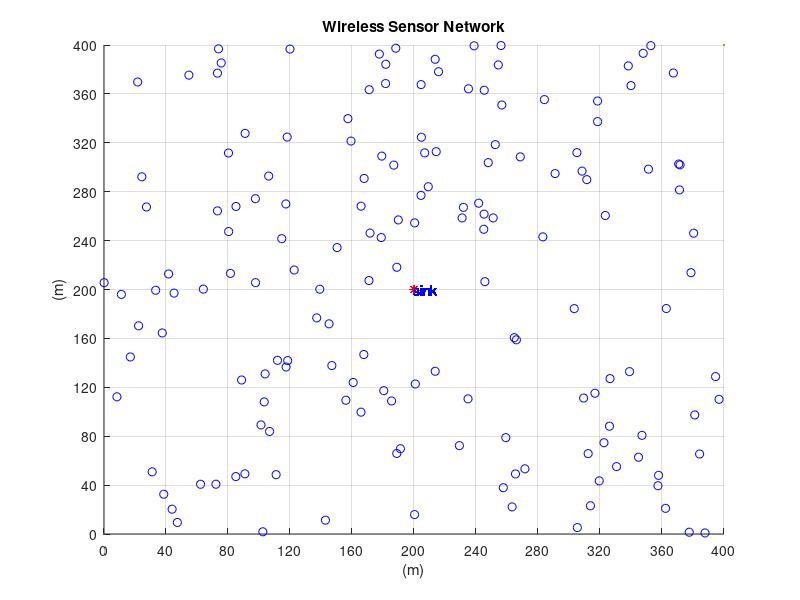

MATLAB code to generate this figure:
close all;
clear;
clc;
diary random_deployment.txt
%%%%%%%%%%%%%%%%%%%% Network Establishment Parameters %%%%%%%%%%%%%%%%%%%%
% Field Dimensions in meters %
%Reading network parameters from the config text file
fid = fopen('config.txt');
C = textscan(fid, '%[^= ]%*[= ]%f', 'CommentStyle', '%');
fclose(fid);
xm = C{2}(strcmp(C{1}, 'xm')); %length of the network field in x-axis
ym = C{2}(strcmp(C{1}, 'ym')); %length of the network field in y-axis
r = C{2}(strcmp(C{1}, 'r')); %transmission radius of sensor nodes
nd = C{2}(strcmp(C{1}, 'nd')); % node density of network region
packets = C{2}(strcmp(C{1}, 'packets')); %number of packets to be transmitted by the source node
%Parameter settings%
x=0;
y=0; % added for better display results of the plot
% threshold distance  %
d0=87;
%number of nodes%
n=xm*xm*nd;
% Coordinates of the Sink (location is predetermined in this simulation) %
sinkx=xm/2;
sinky=ym/2;

%%% Energy Values %%%
% Initial Energy of a Node (in Joules) % 
Eo=0.5; % units in Joules
% Energy required to run circuity (both for transmitter and receiver) %
Eelec=50*10^(-9); % units in Joules/bit
Efs=10*10^(-12);
% Transmit Amplifier Types %
Eamp=0.0013*10^(-12); % units in Joules/bit/m^2 (amount of energy spent by the amplifier to transmit the bits)
%average energy consumption
aec=0;
% Size of data package %
b=1024; % units in bits
% Suggested percentage of cluster head %
p=0.05; % a 5 percent of the total amount of nodes used in the network is proposed to give good results 
%%%%%%%%%%%%%%%%%%%%%%%%%%% End of Parameters %%%%%%%%%%%%%%%%%%%%%%%%%%%%
fprintf ( '\n Value for x-axis is %d', xm);
fprintf ( '\n Value for y-axis is:  %d', ym);
fprintf ( '\n The grid size is:  %d', r);
fprintf ( '\n The network density is:  %d', nd);
            %%% Creation of the Wireless Sensor Network %%%
% Plotting the WSN %
for i=1:n
    SN(i).id=i;	% sensor's ID number
    SN(i).x=rand(1,1)*xm;	% X-axis coordinates of sensor node
    SN(i).y=rand(1,1)*ym;	% Y-axis coordinates of sensor node
    SN(i).E=Eo;     % nodes energy levels (initially set to be equal to "Eo"
    SN(i).role=0;   % node acts as normal if the value is '0', if elected as a cluster head it  gets the value '1' (initially all nodes are normal)
    SN(i).cluster=0;	% the cluster which a node belongs to
    SN(i).cond=1;	% States the current condition of the node. when the node is operational its value is =1 and when dead =0
    SN(i).rop=0;	% number of rounds node was operational
    SN(i).rleft=0;  % rounds left for node to become available for Cluster Head election
    SN(i).dtch=0;	% nodes distance from the cluster head of the cluster in which he belongs
    SN(i).dts=0;    % nodes distance from the sink
    SN(i).tel=0;	% states how   many times the node was elected as a Cluster Head
    SN(i).rn=0;     % round node got elected as cluster head
    SN(i).chid=0;   % node ID of the cluster head which the "i" normal node belongs to
    SN(i).packets=60; %maximum number of packets that can be sent in the transmission
    SN(i).cttrsmn=0; %counter for transmission is for counting how many times the node is selected for transmission
    hold on;
    figure(1)
    plot(x,y,xm,ym,SN(i).x,SN(i).y,'ob',sinkx,sinky,'*r');
    text(sinkx, sinky,'sink', 'Color','b');
    title 'Wireless Sensor Network';
    xlabel '(m)';
    ylabel '(m)';
    grid on
    xd=40;
  tickvalues= min(x):xd:max(xm);
    set(gca, 'XTick',tickvalues);
    yd=40;
    tickValues2 = min(y):yd:max(ym);
    set(gca,'YTick',tickValues2); 
end
saveas(gcf,'randomdeployment.jpg');
xvector = 0:r:xm;
yvector = 0:r:ym;
k=r;
for i=1:n
    
    fprintf('\n for node=%d', i);
    point= [ SN(i).x,SN(i).y];
fprintf( '\n coordinates are= %d, %d ', SN(i).x, SN(i).y);
x_grid = find( xvector <= point(1), 1, 'last');
y_grid = find(yvector<= point(2), 1, 'last');
x_grid=(x_grid*k)-k;
y_grid=(y_grid*k);

SN(i).x_grid = [x_grid x_grid+k];
SN(i).y_grid = [y_grid y_grid-k];
 SN(i).upgrid= [x_grid  y_grid ];
 SN(i).lpgrid = [x_grid+k y_grid-k];
fprintf('Grid value:(%d, %d),(%d, %d) ', SN(i).x_grid(1), SN(i).y_grid(1),SN(i).x_grid(2), SN(i).y_grid(2));
end
nofrings= sinkx/k;
fprintf('\n No. of rings=%d', nofrings);
totalcells=0;total=0;
for i=1:nofrings
    R(i).no=i;
    upx=sinkx-(k*i);
    upy= sinky+(k*i);
    R(i).up=[upx, upy];
    lpx=sinkx+(k*i);
    lpy=sinky-(k*i);
    R(i).lp=[lpx ,lpy];
   fprintf('\n \n');
    fprintf('\n For %dth ring',R(i).no);
    fprintf('\n Upper coordinates are= %d, %d', R(i).up(1),R(i).up(2));
    fprintf('\n Lower coordinates are= %d ,%d', R(i).lp(1),R(i).lp(2));
    R(i).nocx= (lpx-upx)/k;            % no.of cells along x axis
    R(i).nocy= (upy-lpy)/k;            %no. of cells along y axis
    R(i).tcells= R(i).nocx*R(i).nocy;     %to calculate total cells within that specified upper and lower coords
   if i==1
    R(i).totalcells= R(i).tcells;  
   else 
       R(i).totalcells= R(i).tcells-R(i-1).tcells;  % to calculate total cells within that ring leaving out the cells in inner ring
   end
       
    fprintf('\n no. of cells= %d', R(i).totalcells);
t=1;
    
    %%%%%%%%%%%%%%%%%%%%%%%%%%%%%%%%%%%%%%%%%%%%%%%%%%%%%%%%%%%%
    %%%%%%%%%%%  finding cells within each ring along with their coords
    %%%%%%%%%%   C is a struct containing the cords of each cell in their
    %%%%%%%%%%   specific ring.
    fprintf(' \n The cells along with their upper and lower coordinates are: \n'); 
    
    for t=1: R(i).totalcells   %for  each cell inside the ring
        if(t==1)
            cux1=R(i).up(1);
            cuy1=R(i).up(2);
            R(i).C(t).up= [cux1 cuy1];
            clx2= R(i).up(1)+k;
            cly2= R(i).up(2)-k;
            R(i).C(t).lp=[clx2 cly2];
            R(i).C(t).cno=1;
            
        elseif (clx2< R(i).lp(1)) && (cuy1==R(i).up(2))
                 cux1=R(i).C(t-1).up(1)+k;
                cuy1=R(i).C(t-1).up(2);
                R(i).C(t).up= [cux1 cuy1];
                clx2= R(i).C(t-1).lp(1)+k;
                cly2= R(i).C(t-1).lp(2);
                 R(i).C(t).lp=[clx2 cly2];
                 R(i).C(t).cno=R(i).C(t-1).cno+1;
        elseif (cly2> R(i).lp(2)) && (clx2==R(i).lp(1))
                 cux1=R(i).C(t-1).up(1);
                cuy1=R(i).C(t-1).up(2)-k;
                R(i).C(t).up= [cux1 cuy1];
                clx2= R(i).C(t-1).lp(1);
                cly2= R(i).C(t-1).lp(2)-k;
                 R(i).C(t).lp=[clx2 cly2];
                 R(i).C(t).cno=R(i).C(t-1).cno+1;
        elseif (cux1 > R(i).up(1)) && (cly2==R(i).lp(2))
               cux1=R(i).C(t-1).up(1)-k;
                cuy1=R(i).C(t-1).up(2);
                R(i).C(t).up= [cux1 cuy1];
                clx2= R(i).C(t-1).lp(1)-k;
                cly2= R(i).C(t-1).lp(2);
                 R(i).C(t).lp=[clx2 cly2];
                 R(i).C(t).cno=R(i).C(t-1).cno+1;
         else
                 cux1=R(i).C(t-1).up(1);
                cuy1=R(i).C(t-1).up(2)+k;
                R(i).C(t).up= [cux1 cuy1];
                clx2= R(i).C(t-1).lp(1);
                cly2= R(i).C(t-1).lp(2)+k;
                 R(i).C(t).lp=[clx2 cly2];
                 R(i).C(t).cno=R(i).C(t-1).cno+1;
        end
        fprintf('  %dth:(%d, %d)  & (%d,%d),',R(i).C(t).cno, R(i).C(t).up(1),R(i).C(t).up(2),R(i).C(t).lp(1), R(i).C(t).lp(2));
          %%%%%%%%%to calculate the nodes within each cell%%%%%%%%%%%%%%% 
        nod=0;           %to count number of nodes inside each cell
        R(i).C(t).nodeloc=[];R(i).C(t).nodeid=[];
      for  s=1:n 
          if (SN(s).x>=R(i).C(t).up(1)) && (SN(s).x<=R(i).C(t).lp(1)) && (SN(s).y<=R(i).C(t).up(2)) && (SN(s).y>=R(i).C(t).lp(2))
          nod=nod+1; 
           R(i).C(t).nodeloc=[ R(i).C(t).nodeloc SN(s).x  SN(s).y]; % R is a struct and nodeloc stores the location of each node  within the ring 
            R(i).C(t).nodeid= [ R(i).C(t).nodeid SN(s).id];
       
          end
          R(i).C(t).nodes=nod;
      end
    end
    %%%%%%%%%%%%%%%%%%%%%%%%%%%%%%%%%%%%%%%%%%%%%%%%%%%%%%%%%%%%%%%%%%%
    %%%%%%%%%%%%%%%%%%%%%%%%%%%%%%%%%%%%%%%%%%%%%%%%%%%%%%%%%%%%%%%%%%%
    %%%calculating number of nodes within each ring and their location
    
    R(i).nodeloc=[];R(i).nodeid=[];
    count=0; %to calculate the no. of nodes within a ring
        for j=1:n                    %loop to find out nodes inside the ring
        if(i==1)
            if(SN(j).x>=R(i).up(1) & SN(j).x<=R(i).lp(1) & SN(j).y <=R(i).up(2) & SN(j).y>=R(i).lp(2))
            count=count+1;
             SN(j).rno=i;
            R(i).nodeloc=[R(i).nodeloc SN(j).x  SN(j).y]; % R is a struct and nodeloc stores the location of each node  within the ring 
            R(i).nodeid= [R(i).nodeid SN(j).id];  
%             fprintf('%dth:(%d, %d) , ', SN(j).id, R(count).nodeloc(1), R(count).nodeloc(2));
            end
        else
           if((SN(j).x>R(i).up(1) && SN(j).x<R(i).lp(1) & SN(j).y <R(i).up(2) & SN(j).y>R(i).lp(2)) & ~(SN(j).x>R(i-1).up(1) & SN(j).x<R(i-1).lp(1) & SN(j).y <R(i-1).up(2) & SN(j).y>R(i-1).lp(2)))
             count=count+1;
              SN(j).rno=i;
              R(i).nodeloc=[R(i).nodeloc SN(j).x  SN(j).y];
                R(i).nodeid= [R(i).nodeid SN(j).id];
%               fprintf('%dth :(%d, %d) ', SN(j).id, R(count).nodeloc(1), R(count).nodeloc(2));
           end
          
        end     
        end
    R(i).ct=count;         %calculate no. of nodes within each ring
    fprintf('\n total no. of nodes in this ring is %d  ', R(i).ct);
    total=R(i).ct+total;
    fprintf('\n the nodes in this ring with id and loc are :\n' );
    for cn=1:count
            fprintf('%dth:(%d, %d) , ', R(i).nodeid(cn), R(i).nodeloc(cn), R(i).nodeloc(cn+1));
    end
    
    %%%%%%%%%%%%%%%%%%%%%%%%%%%%%%%%%%%%%%%%%%%%%%%%%%%%%%%%%%%%%%%%%%%%%%
%%%%%%%finding neighbor nodes of each cell in each ring
%%%%%%%%%%%%%%%%%%%%%%%%%%%%%%%%%%%%%%%%%%%%%%%%%%%%%%%%%%%%%%%%%%%%
     maxn=8; 
      for j=1: R(i).totalcells
       ncno=0;
     fprintf('\n for cell %d the neighbor cells are: ', R(i).C(j).cno);
      for nn=1: maxn
              if (nn==1)
                  ncupx= R(i).C(j).up(1)-k;
                  ncupy=R(i).C(j).up(2)+k;
                 R(i).C(j).NC(nn).up=[ncupx ncupy];
                  nclpx=R(i).C(j).up(1);
                  nclpy=R(i).C(j).up(2);
                   R(i).C(j).NC(nn).lp=[nclpx  nclpy];
                    R(i).C(j).NC(nn).ncno=ncno+1;
                  
              elseif (ncupx<(R(i).C(j).up(1)+k)) && (nclpy==R(i).C(j).up(2))
                  ncupx= R(i).C(j).NC(nn-1).up(1)+k;
                  ncupy=  R(i).C(j).NC(nn-1).up(2);
                   R(i).C(j).NC(nn).up= [ncupx ncupy];
                  nclpx=  R(i).C(j).NC(nn-1).lp(1)+k;
                  nclpy= R(i).C(j).NC(nn-1).lp(2);
                   R(i).C(j).NC(nn).lp=[nclpx nclpy];
                   R(i).C(j).NC(nn).ncno= R(i).C(j).NC(nn-1).ncno+1;
                  
              elseif(nclpy > (R(i).C(j).lp(2)-k ) && (nclpx== (R(i).C(j).lp(1)+k)))
                  ncupx= R(i).C(j).NC(nn-1).up(1);
                  ncupy=  R(i).C(j).NC(nn-1).up(2)-k;
                   R(i).C(j).NC(nn).up= [ncupx ncupy];
                  nclpx= R(i). C(j).NC(nn-1).lp(1);
                  nclpy= R(i).C(j).NC(nn-1).lp(2)-k;
                   R(i).C(j).NC(nn).lp=[nclpx nclpy];
                   R(i).C(j).NC(nn).ncno=R(i).C(j).NC(nn-1).ncno+1;
                  
              elseif (ncupx>(R(i).C(j).up(1)-k))
                   ncupx=R(i). C(j).NC(nn-1).up(1)-k;
                  ncupy=  R(i).C(j).NC(nn-1).up(2);
                   R(i).C(j).NC(nn).up= [ncupx ncupy];
                  nclpx= R(i). C(j).NC(nn-1).lp(1)-k;
                  nclpy= R(i).C(j).NC(nn-1).lp(2);
                   R(i).C(j).NC(nn).lp=[nclpx nclpy];
                   R(i).C(j).NC(nn).ncno=R(i).C(j).NC(nn-1).ncno+1;
                  
              else
                  ncupx= R(i).C(j).NC(nn-1).up(1);
                  ncupy=  R(i).C(j).NC(nn-1).up(2)+k;
                   R(i).C(j).NC(nn).up= [ncupx ncupy];
                  nclpx=  R(i).C(j).NC(nn-1).lp(1);
                  nclpy= R(i).C(j).NC(nn-1).lp(2)+k;
                   R(i).C(j).NC(nn).lp=[nclpx nclpy];
                   R(i).C(j).NC(nn).ncno=R(i).C(j).NC(nn-1).ncno+1;
              end
              fprintf('(%d, %d)(%d, %d)&',  R(i).C(j). NC(nn).up(1),  R(i).C(j).NC(nn).up(2) ,  R(i).C(j). NC(nn).lp(1),   R(i).C(j).NC(nn).lp(2)); 
%               %%%%%%%%%%%%%%%%%%%%%%%%%%%%%%%%%%%%%%%%%%%%%%%%%%%%%%%%%%%%%%%%%%%%
%       %%%%%%%%%%%%%%%%%%%to find nodes  present in the neighbor cells%%%%%%%
%       %%%%%%%%%%%%%%%%%%%%%%%%%%%%%%%%%%%%%%%%%%%%%%%%%%%%%%%%%%%%%%%%%%%%
%       for ss=1:n
%           if (R(i).C(j).NC(nn).up(1)==SN(ss).upgrid(1)) & (R(i).C(j).NC(nn).up(2)==SN(ss).upgrid(2))
%               R(i).C(j).NC(nn).nodeid =SN(ss).id; 
%           else
%               R(i).C(j).NC(nn).nodeid =0;
%           end
%       end
      end
      end
end
 %%%%for each ring find the clusterhead in each cell
 clheads=0;
    for r=1:nofrings  %for each ring
        for c=1:R(r).totalcells  %for each cell in ring
            if (R(r).C(c).nodes >1)
                R(r).C(c).chead=R(r).C(c).nodeid(1);
                for no=2:R(r).C(c).nodes   %for comparing nodes present in cell
                    if (SN(R(r).C(c).nodeid(no)).E) > (SN(R(r).C(c).chead).E)
                            R(r).C(c).chead=R(r).C(c).nodeid(no);  
                    else if (SN(R(r).C(c).nodeid(no)).E) < (SN(R(r).C(c).chead).E)
                             R(r).C(c).chead=R(r).C(c).chead;    
                        else 
                            R(r).C(c).chead=R(r).C(c).nodeid(no);      
                        end
                    end
                end
                clheads=clheads+1;
                SN(R(r).C(c).chead).role=1;
            elseif (R(r).C(c).nodes ==1)  %if there is only one node, that will be the clhead
              R(r).C(c).chead=R(r).C(c).nodeid(1); 
              clheads=clheads+1;
              SN(R(r).C(c).nodeid(1)).role=1;
            else 
                R(r).C(c).chead=0; 
            end
        end
        
    end
    
   %%%%%%%%%%%%%%%%%to find the clusterhead in each neighboring node%%%%
     for i=1:nofrings
      for j=1: R(i).totalcells
      for nn=1:maxn
      if (i~=nofrings)
          for u=1:R(i+1).totalcells
              if ((R(i).C(j). NC(nn).up(1)== R(i+1).C(u).up(1)) & (R(i).C(j). NC(nn).up(2)== R(i+1).C(u).up(2)))
                 R(i).C(j).NC(nn).nodeid= R(i+1).C(u).nodeid;
                 R(i).C(j).NC(nn).nodes= R(i+1).C(u).nodes;
                  R(i).C(j).NC(nn).chead= R(i+1).C(u).chead;
                   R(i).C(j).NC(nn).rno=i+1;
                    R(i).C(j).NC(nn).cno= R(i+1).C(u).cno;
              end
          end
      end
      for v=1:R(i).totalcells
          if ((R(i).C(j). NC(nn).up(1)== R(i).C(v).up(1)) & (R(i).C(j). NC(nn).up(2)== R(i).C(v).up(2)))
              R(i).C(j).NC(nn).nodeid= R(i).C(v).nodeid;
              R(i).C(j).NC(nn).nodes= R(i).C(v).nodes;
              R(i).C(j).NC(nn).chead= R(i).C(v).chead;
                  R(i).C(j).NC(nn).rno=i;
                  R(i).C(j).NC(nn).cno= R(i).C(v).cno;
          end
      end
      if (i~=1)
      for z=1:R(i-1).totalcells
          if ((R(i).C(j). NC(nn).up(1)== R(i-1).C(z).up(1)) & (R(i).C(j). NC(nn).up(2)== R(i-1).C(z).up(2)))
              R(i).C(j).NC(nn).nodeid= R(i-1).C(z).nodeid;
              R(i).C(j).NC(nn).nodes= R(i-1).C(z).nodes;
              R(i).C(j).NC(nn).chead= R(i-1).C(z).chead;
                  R(i).C(j).NC(nn).rno=i-1;
                  R(i).C(j).NC(nn).cno= R(i-1).C(z).cno;
          end
      end
      end
      end 
    if i==nofrings
          for nk=1:maxn
           t= isempty(R(i).C(j).NC(nk).chead);
           if t==1
                R(i).C(j).NC(nk).nodes=0;
               R(i).C(j).NC(nk).nodeid=0;
               R(i).C(j).NC(nk).chead=0;
               R(i).C(j).NC(nk).rno=0;
               R(i).C(j).NC(nk).cno=0;
           end
          end
    end
      end
     end

fprintf('\n total no. of nodes %d \n', total);